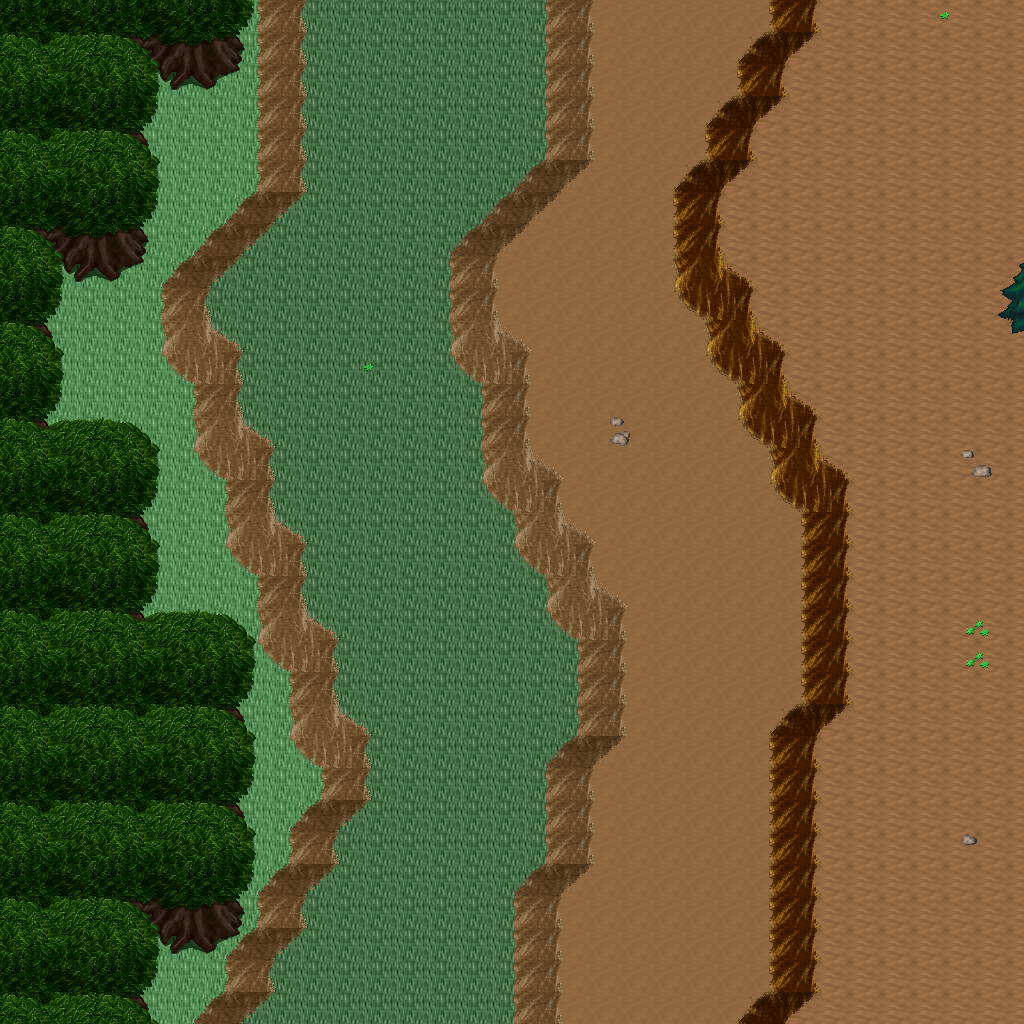

This game map was drawn from its Tiled (.tmx) file and the tilesets committed beside it. A one-line description and the trimmed map source follow:
An orthogonal 32x32 tile map with 32x32 px tiles, 5 tile layers (Ground, Objects, Objects2, Above, ...), 1 hidden layer not drawn, 12 tilesets.

<map version="1.10" tiledversion="1.11.0" orientation="orthogonal" renderorder="right-down" width="32" height="32" tilewidth="32" tileheight="32" infinite="0" nextlayerid="11" nextobjectid="1">
 <tileset firstgid="1" name="logic_collision" tilewidth="32" tileheight="32" tilecount="1" columns="1">
  <image source="../drawable/logic_collision.png" width="32" height="32" />
 </tileset>
 <tileset firstgid="2" name="ground_ground" tilewidth="32" tileheight="32" tilecount="33" columns="3">
  <image source="../drawable/ground_ground.png" width="96" height="352" />
 </tileset>
 <tileset firstgid="35" name="ground_ridge_earth_pale" tilewidth="32" tileheight="32" tilecount="96" columns="12">
  <image source="../drawable/ground_ridge_earth_pale.png" width="384" height="256" />
 </tileset>
 <tileset firstgid="131" name="ground_ridge_earth_dark" tilewidth="32" tileheight="32" tilecount="96" columns="12">
  <image source="../drawable/ground_ridge_earth_dark.png" width="384" height="256" />
 </tileset>
 <tileset firstgid="227" name="terrain_desert" tilewidth="32" tileheight="32" tilecount="88" columns="8">
  <image source="../drawable/terrain_desert.png" width="256" height="352" />
 </tileset>
 <tileset firstgid="315" name="plant_tree_tree_darkgreen" tilewidth="32" tileheight="32" tilecount="88" columns="8">
  <image source="../drawable/plant_tree_tree_darkgreen.png" width="256" height="352" />
 </tileset>
 <tileset firstgid="403" name="ground_rock_pebbles" tilewidth="32" tileheight="32" tilecount="3" columns="1">
  <image source="../drawable/ground_rock_pebbles.png" width="32" height="96" />
 </tileset>
 <tileset firstgid="406" name="ground_sand_2" tilewidth="32" tileheight="32" tilecount="15" columns="5">
  <image source="../drawable/ground_sand_2.png" width="160" height="96" />
 </tileset>
 <tileset firstgid="421" name="plant_cactus_2" tilewidth="32" tileheight="32" tilecount="10" columns="5">
  <image source="../drawable/plant_cactus_2.png" width="160" height="64" />
 </tileset>
 <tileset firstgid="431" name="plant_cactus" tilewidth="32" tileheight="32" tilecount="2" columns="1">
  <image source="../drawable/plant_cactus.png" width="32" height="64" />
 </tileset>
 <tileset firstgid="433" name="plant_star_shaped_plants" tilewidth="32" tileheight="32" tilecount="6" columns="2">
  <image source="../drawable/plant_star_shaped_plants.png" width="64" height="96" />
 </tileset>
 <tileset firstgid="439" name="plant_tree_evergreen" tilewidth="32" tileheight="32" tilecount="36" columns="3">
  <image source="../drawable/plant_tree_evergreen.png" width="96" height="384" />
 </tileset>
 <layer id="1" name="Ground" width="32" height="32">
  <data>[1024 cells, 1024 non-empty, 4 distinct tile ids]</data>
 </layer>
 <layer id="2" name="Objects" width="32" height="32">
  <data>[1024 cells, 300 non-empty, 36 distinct tile ids]</data>
 </layer>
 <layer id="3" name="Objects2" width="32" height="32">
  <data>[1024 cells, 4 non-empty, 4 distinct tile ids]</data>
 </layer>
 <layer id="4" name="Above" width="32" height="32">
  <data>[1024 cells, 175 non-empty, 20 distinct tile ids]</data>
 </layer>
 <layer id="5" name="Above2" width="32" height="32">
  <data>[1024 cells, 0 non-empty, 0 distinct tile ids]</data>
 </layer>
 <layer id="6" name="Walkable" width="32" height="32" visible="0">
  <data>[1024 cells, 356 non-empty, 1 distinct tile ids]</data>
 </layer>
 <objectgroup id="7" name="Mapevents" />
 <objectgroup id="8" name="Spawn" />
 <objectgroup id="9" name="Keys" />
 <objectgroup id="10" name="Replace" />
</map>
